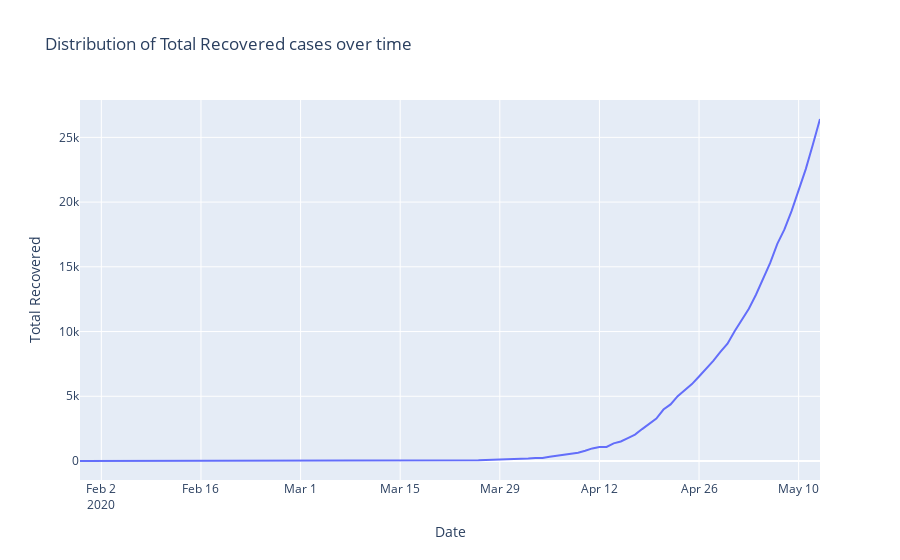

The cell this chart's notebook holds for it:
### Code cell
fig = px.line(df, x='Date', y="Total Recovered", title="Distribution of Total Recovered cases over time")
fig.show()
